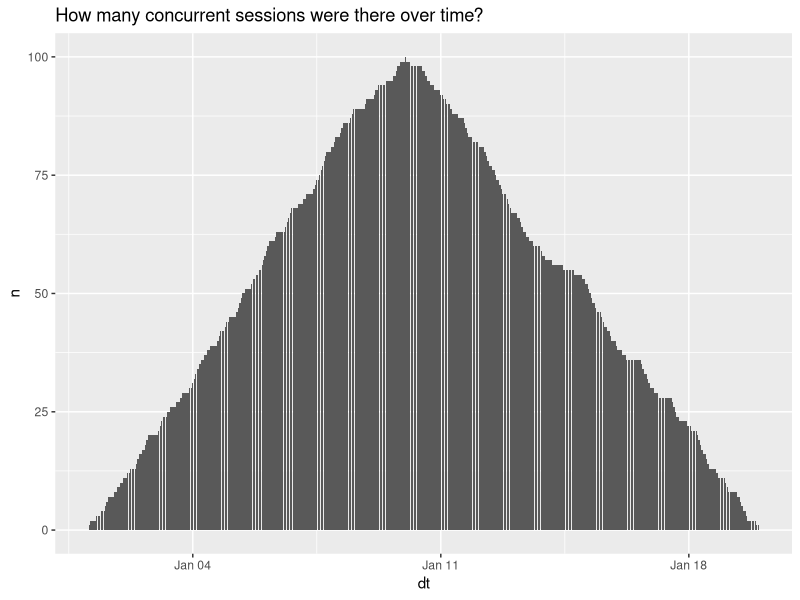

Reproduce this figure in R.
## ---- chunk 1

knitr::opts_chunk$set(echo = TRUE)
## ---- chunk 2

library(tidyverse)
library(lubridate)

starting_times <- seq(from = as_datetime("2021-01-01 00:00:00"), to = as_datetime("2021-01-10 00:00:00"), by = "hour")

ending_times <- seq(from = as_datetime("2021-01-10 00:00:00"), to = as_datetime("2021-01-20 00:00:00"), by = "hour")

event_data <- tibble(event_num = paste0("session_", seq(1, 100, by = 1)), login = sample(starting_times, 100), logout =  sample(ending_times, 100))

## ---- chunk 3

library(purrr)

event_data_seq <- event_data %>%
  mutate(dt_sequences = map2(login, logout, seq, by = "hour"))

## ---- chunk 4

event_data_expanded <- event_data_seq %>%
  unnest(dt_sequences) %>%
  rename(dt = dt_sequences)

event_data_expanded 

## ---- chunk 5

event_data_expanded %>%
  count(dt) %>%
  ggplot(aes(dt, n)) + geom_col() + labs(title = "How many concurrent sessions were there over time?")

